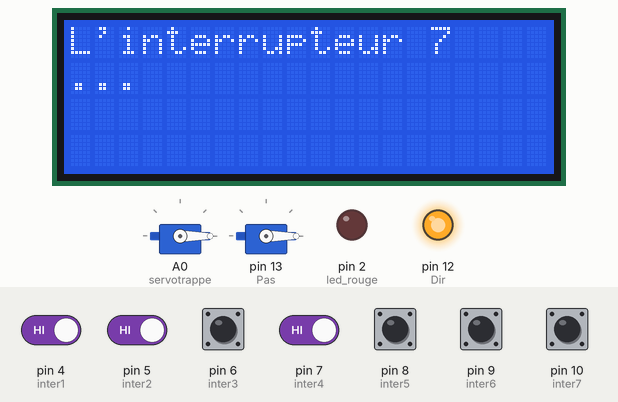
Recording of a sketch running on a simulated Arduino Uno, built with avr-gcc and run on an emulated ATmega328P. On the bench: 2 × servo, 20×4 character LCD, output pins drawn as LEDs (lit = HIGH). Wiring (inferred from the names in the program): servo: signal pin 13. Inputs (shaded band) come from the test bench; at power-on: pin 4 (inter1), pin 5 (inter2), pin 6 (inter3), pin 7 (inter4), pin 8 (inter5), pin 9 (inter6), pin 10 (inter7) HIGH. Servo pulses on a pin are drawn as a servo (544–2400 µs = 0–180°); pins used as bus, display or sensor lines are not drawn; what the sketch prints to the serial monitor is not drawn.

Above: at 2.2 s.
2.3 s: pin 4 (inter1) driven LOW and pin 5 (inter2) driven LOW
16.3 s: pin 5 (inter2) driven HIGH
At 18.6 s:
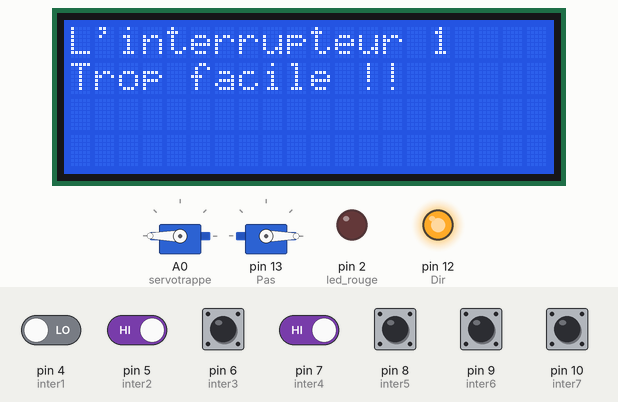
24.7 s: pin 4 (inter1) driven HIGH
38.7 s: pin 6 (inter3) pulled LOW for 3 s
At 41.2 s:
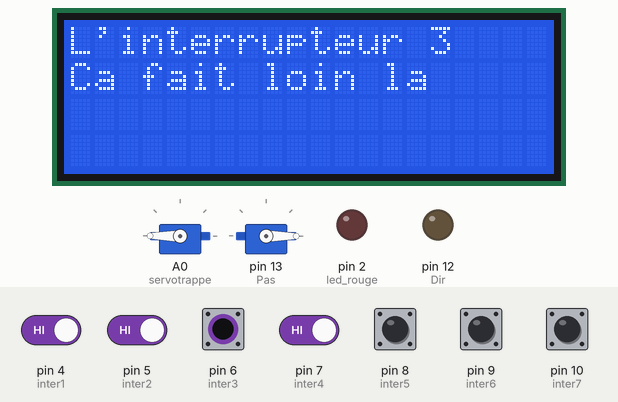
44.7 s: pin 5 (inter2) driven LOW and pin 7 (inter4) driven LOW
At 49.0 s:
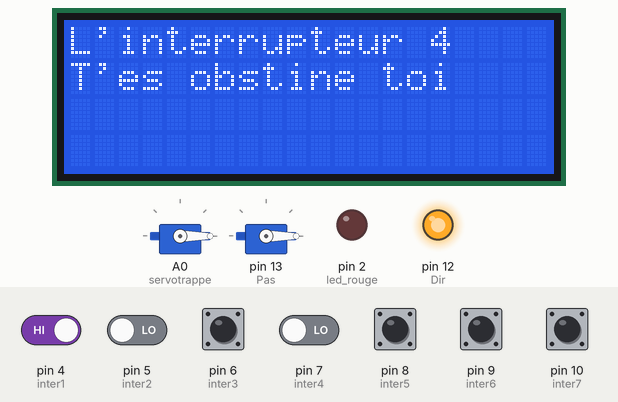
Timing chart, 0 to 54.1 s (numbered marks = the images above; inputs shaded):
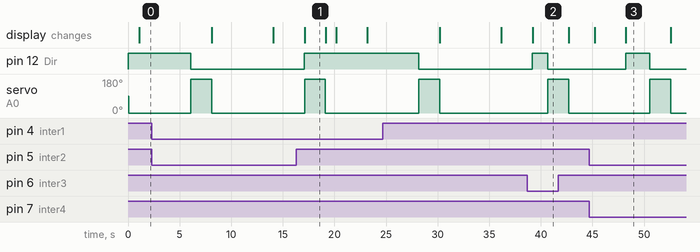

Measured:
- after the input at 16.3 s, pin 12 (Dir): goes on until 17.1 s, then stays HIGH; servo on A0 (servotrappe): goes on until 19.1 s, then stays 0°
- after the input at 38.7 s, servo on A0 (servotrappe): 0° → 180° after 2.0 s instead of 5.5 s; the display: changes after 0.52 s (image 2)
- after the input at 44.7 s, servo on A0 (servotrappe): 0° → 180° after 5.8 s instead of 8.5 s; the display: first differs from a run without the input after 3.5 s (image 3)
- what the display in image 1 shows lasts 2.0 s, from 17.1 s to 19.1 s

The sketch:

codeUPOS.ino
```cpp
#include <Servo.h>
#include <LiquidCrystal_I2C.h>

//step moteur fils (male/femelle) ---> vert/Bleu, bleu/vert, rouge/rouge, jaune/orange
//lcd fils haut -> bas = bleu/vert/marron/bleu
Servo servotrappe; //trappe
Servo servobras; //bras
LiquidCrystal_I2C lcd(0x27, 20, 4);
//LiquidCrystal_I2C lcd(0x3F,20,4);
const int bouton = 3;
int val=0;
const int led_rouge=2;
const int inter1 = 4;
const int inter2 = 5;
const int inter3 = 6;
const int inter4 = 7;
const int inter5 = 8;
const int inter6 = 9;
const int inter7 = 10;
const int Pas = 13;
const int Dir = 12;


void setup() {
  Serial.begin(115200);
  servotrappe.attach(A0);
  pinMode(bouton,INPUT);
  pinMode(led_rouge,OUTPUT);
  digitalWrite(led_rouge,LOW);
  pinMode(Pas,OUTPUT);
  pinMode(Dir,OUTPUT);
  digitalWrite(Dir,HIGH);
  pinMode(inter1,INPUT_PULLUP);
  pinMode(inter2,INPUT_PULLUP);
  pinMode(inter3,INPUT_PULLUP);
  pinMode(inter4,INPUT_PULLUP);
  pinMode(inter5,INPUT_PULLUP);
  pinMode(inter6,INPUT_PULLUP);
  pinMode(inter7,INPUT_PULLUP);
  lcd.init();
  lcd.backlight();
  lcd.setCursor(0,0);
  lcd.print("Bonjour");
  lcd.setCursor(0,1);
  lcd.print("Jeune polypote");
  servotrappe.write(0);
  delay(1000);


}

void loop() {
  // put your main code here, to run repeatedly:
  val=digitalRead(inter1);
  Serial.println(val);
  digitalWrite(Dir,HIGH);
  digitalWrite(Pas,HIGH);
  digitalWrite(led_rouge,LOW);
  if (digitalRead(inter1) == 0){
    lcd.clear();
    lcd.setCursor(0,0);
    lcd.print("L'interrupteur 1");
    lcd.setCursor(0,1);
    lcd.print("Trop facile !!");
    appuyer();
    lcdFastoche();
    delay(1000);
    setledBase();
    delay(3000);

  }
  if (digitalRead(inter2) == 0){
    lcd.clear();
    lcd.setCursor(0,0);
    lcd.print("L'interrupteur 2");
    lcd.setCursor(0,1);
    lcd.print("...");
    digitalWrite(Dir,HIGH);
    for (int x=0;x<150;x++){
      digitalWrite(Pas,HIGH);
      delayMicroseconds(500);
      digitalWrite(Pas,LOW);
      delay(4);
    }
    digitalWrite(Dir,LOW);
    appuyer();
    lcdFastoche();
    for (int x=0;x<150;x++){
      digitalWrite(Pas,HIGH);
      delayMicroseconds(500);
      digitalWrite(Pas,LOW);
      delay(4);
    }
    delay(1000);
    setledBase();
    delay(3000);
  }
  if (digitalRead(inter3) == 0){
    lcd.clear();
    lcd.setCursor(0,0);
    lcd.print("L'interrupteur 3");
    lcd.setCursor(0,1);
    lcd.print("Ca fait loin la");
    digitalWrite(Dir,HIGH);
    for (int x=0;x<325;x++){
      digitalWrite(Pas,HIGH);
      delayMicroseconds(500);
      digitalWrite(Pas,LOW);
      delay(4);
    }
    digitalWrite(Dir,LOW);
    appuyer();
    lcdFastoche();
    for (int x=0;x<325;x++){
      digitalWrite(Pas,HIGH);
      delayMicroseconds(500);
      digitalWrite(Pas,LOW);
      delay(4);
    }
    delay(1000);
    setledBase();
    delay(3000);
  }
  if (digitalRead(inter4) == 0){
    lcd.clear();
    lcd.setCursor(0,0);
    lcd.print("L'interrupteur 4");
    lcd.setCursor(0,1);
    lcd.print("T'es obstine toi");
    digitalWrite(Dir,HIGH);
    for (int x=0;x<510;x++){
      digitalWrite(Pas,HIGH);
      delayMicroseconds(500);
      digitalWrite(Pas,LOW);
      delay(4);
    }
    digitalWrite(Dir,LOW);
    appuyer();
    lcdFastoche();
    for (int x=0;x<510;x++){
      digitalWrite(Pas,HIGH);
      delayMicroseconds(500);
      digitalWrite(Pas,LOW);
      delay(4);
    }
    delay(1000);
    setledBase();
    delay(3000);
  }
  if (digitalRead(inter5) == 0){
    lcd.clear();
    lcd.setCursor(0,0);
    lcd.print("L'interrupteur 5");
    lcd.setCursor(0,1);
    lcd.print("...");
    digitalWrite(Dir,HIGH);
    for (int x=0;x<700;x++){
      digitalWrite(Pas,HIGH);
      delayMicroseconds(500);
      digitalWrite(Pas,LOW);
      delay(4);
    }
    digitalWrite(Dir,LOW);
    appuyer();
    lcdFastoche();
    for (int x=0;x<700;x++){
      digitalWrite(Pas,HIGH);
      delayMicroseconds(500);
      digitalWrite(Pas,LOW);
      delay(4);
    }
    delay(1000);
    setledBase();
    delay(3000);
  }
  if (digitalRead(inter6) == 0){
    lcd.clear();
    lcd.setCursor(0,0);
    lcd.print("L'interrupteur 6");
    lcd.setCursor(0,1);
    lcd.print("...");
    digitalWrite(Dir,HIGH);
    for (int x=0;x<900;x++){
      digitalWrite(Pas,HIGH);
      delayMicroseconds(500);
      digitalWrite(Pas,LOW);
      delay(4);
    }
    digitalWrite(Dir,LOW);
    appuyer();
    lcdFastoche();
    for (int x=0;x<900;x++){
      digitalWrite(Pas,HIGH);
      delayMicroseconds(500);
      digitalWrite(Pas,LOW);
      delay(4);
    }
    delay(1000);
    setledBase();
    delay(3000);
  }
  if (digitalRead(inter7) == 1){
    lcd.clear();
    lcd.setCursor(0,0);
    lcd.print("L'interrupteur 7");
    lcd.setCursor(0,1);
    lcd.print("...");
    digitalWrite(Dir,HIGH);

    for (int x=0;x<1100;x++){
      digitalWrite(Pas,HIGH);
      delayMicroseconds(500);
      digitalWrite(Pas,LOW);
      delay(4);
    }
    digitalWrite(Dir,LOW);
    appuyer();
    lcdFastoche();
    for (int x=0;x<1100;x++){
      digitalWrite(Pas,HIGH);
      delayMicroseconds(500);
      digitalWrite(Pas,LOW);
      delay(4);
    }
    delay(1000);
    setledBase();
    delay(3000);
  }

}

void appuyer(){
  servotrappe.write(180);
  delay(2000);
  servotrappe.write(0);
}
void setledBase(){
  lcd.clear();
  lcd.setCursor(0,0);
  lcd.print("   Alors.. tu  ");
  lcd.setCursor(0,1);
  lcd.print("n'appuies plus ?");
}
void lcdFastoche(){
  lcd.clear();
  lcd.setCursor(0,0);
  lcd.print("Je t'avais dit");
  lcd.setCursor(0,1);
  lcd.print("Fastoche");
}
```
